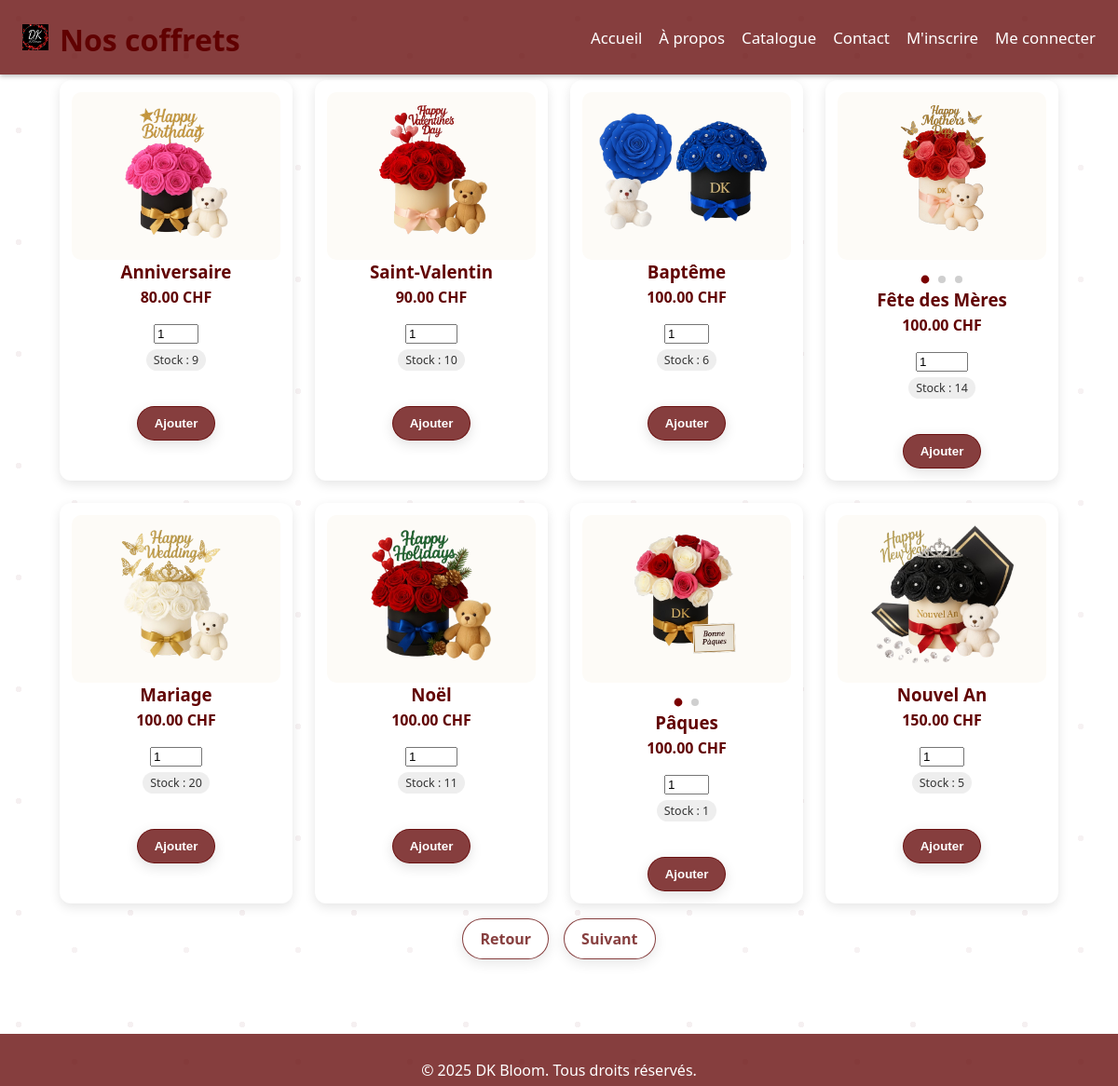
/pages/coffret.php, run on the app's committed database.
### tables this page shows
CREATE TABLE `COFFRET` (
                           `PRO_ID` bigint(20) NOT NULL,
                           `COF_EVENEMENT` varchar(100) NOT NULL,
                           `COF_QTE_STOCK` int(11) NOT NULL DEFAULT 0
);

CREATE TABLE `PRODUIT` (
                           `PRO_ID` bigint(20) NOT NULL,
                           `PRO_NOM` varchar(190) NOT NULL,
                           `PRO_PRIX` decimal(12,2) NOT NULL,
                           `PRO_IMG` varchar(255) DEFAULT NULL,
                           `PRO_TYPE` varchar(50) DEFAULT NULL,
                           `PRO_ACTIF` tinyint(1) NOT NULL DEFAULT 1 COMMENT '1=actif,0=inactif'
);

### pages/coffret.php (the view, shortened to what this page needs)
<?php
if (!isset($BASE)) {
    $dir  = rtrim(dirname($_SERVER['PHP_SELF'] ?? $_SERVER['SCRIPT_NAME']), '/\\');
    $BASE = ($dir === '' || $dir === '.') ? '/' : $dir . '/';
}
$pdo = require __DIR__ . '/../database/config/connexionBDD.php';
$sql = "SELECT p.PRO_ID, p.PRO_NOM, p.PRO_PRIX,
               c.COF_EVENEMENT, c.COF_QTE_STOCK
        FROM COFFRET c
        JOIN PRODUIT p ON p.PRO_ID = c.PRO_ID
        ORDER BY p.PRO_PRIX ASC, c.COF_EVENEMENT ASC";
$coffrets = $pdo->query($sql)->fetchAll(PDO::FETCH_ASSOC);
function slugify(string $txt): string {
    $txt = trim($txt);
    if (function_exists('iconv')) {
        $t = @iconv('UTF-8','ASCII//TRANSLIT//IGNORE',$txt);
        if ($t !== false) $txt = $t;
    }
    $txt = preg_replace('~[^A-Za-z0-9]+~', '_', $txt);
    return strtolower(trim($txt, '_'));
}
function find_images_for_event(string $event): array {
    $event = trim($event);
    $map = [
        'Anniversaire'   => ['ExempleAnniversaire.png'],
        'Saint-Valentin' => ['ExempleSaintValentin.png'],
        'Fête des Mères' => ['ExempleFeteMeres3.png', 'ExempleFeteMeres2.png', 'ExempleFeteMeres.png'],
        'Baptême'        => ['PackBleu.png'],
        'Mariage'        => ['ExempleMariage.png'],
        'Pâques'         => ['ExemplePaques.png', 'ExemplePaques2.png'],
        'Noël'           => ['ExempleNoel.png'],
        'Nouvel An'      => ['ExempleNouvelAn.png'],
    ];
    $imgDirFs  = __DIR__ . '/img/';
    $imgDirWeb = rtrim(dirname($_SERVER['PHP_SELF']), '/\\') . '/img/';
    if (isset($map[$event])) {
        $files = is_array($map[$event]) ? $map[$event] : [$map[$event]];
        $out   = [];
        foreach ($files as $f) {
            if (is_file($imgDirFs . $f)) {
                $out[] = $imgDirWeb . $f;
            }
        }
        if ($out) return $out;
    }
    $out = [];
    return $out;
}
?>
<!DOCTYPE html>
<html lang="fr">
<head>
    <link rel="stylesheet" href="<?= $BASE ?>css/style_header_footer.css">
    <link rel="stylesheet" href="<?= $BASE ?>css/style.css">
    <link rel="stylesheet" href="<?= $BASE ?>css/style_catalogue.css">
</head>
<body>
<?php include __DIR__ . '/includes/header.php'; ?>
<main class="container">
    <h1 class="section-title">Nos coffrets</h1>
    <div id="coffret-grid" class="catalogue" aria-label="Liste de coffrets">
        <?php foreach ($coffrets as $c):
            $proId  = (int)$c['PRO_ID'];
            $evt    = $c['COF_EVENEMENT'];
            $prix   = (float)$c['PRO_PRIX'];
            $stock  = max(0, (int)$c['COF_QTE_STOCK']);
            $imgs   = find_images_for_event($evt);
            $disabled = ($stock <= 0) ? 'disabled' : '';
            ?>
            <form class="card product" method="POST" onsubmit="return addCoffretForm(event, this)">
                <div class="product-images">
                    <div class="slides">
                        <?php foreach ($imgs as $i => $url): ?>
                            <img src="<?= htmlspecialchars($url) ?>"
                                 alt="Coffret <?= htmlspecialchars($evt) ?> — image <?= $i+1 ?>"
                                 loading="lazy"
                                 class="<?= $i === 0 ? 'active' : '' ?>">
                        <?php endforeach; ?>
                    </div>
                    <?php if (count($imgs) > 1): ?>
                        <div class="dots" aria-label="Changer d'image">
                            <?php foreach ($imgs as $i => $_): ?>
                                <span class="dot <?= $i === 0 ? 'active' : '' ?>" data-index="<?= $i ?>"></span>
                            <?php endforeach; ?>
                        </div>
                    <?php endif; ?>
                </div>
                <h3><?= htmlspecialchars($evt) ?></h3>
                <p class="price" data-pro-id="<?= $proId ?>"><?= number_format($prix, 2, '.', "'") ?> CHF</p>
                <input
                        id="qty-<?= $proId ?>" type="number" class="qty" name="qty"
                        min="1" step="1" value="1" inputmode="numeric" required
                    <?= $disabled ?>
                    <?= $stock > 0 ? 'max="'.(int)$stock.'"' : 'max="1"' ?>
                        aria-describedby="stock-<?= $proId ?>"
                >
                <p id="stock-<?= $proId ?>" class="stock-note">
                    <?php if ($stock > 0): ?>
                        <span class="stock-badge">Stock : <?= (int)$stock ?></span>
                    <?php else: ?>
                        <span class="stock-badge oos">Rupture de stock</span>
                    <?php endif; ?>
                </p>
                <br>
                <button
                        type="submit"
                        class="add-to-cart"
                        data-pro-name="Coffret <?= htmlspecialchars($evt) ?>"
                    <?= $disabled ?>
                >Ajouter</button>
            </form>
        <?php endforeach; ?>
    </div>
    <div class="nav-actions" style="text-align:center; margin:16px 0 24px;">
        <a href="<?= $BASE ?>interface_selection_produit.php" class="button">Retour</a>
        <a href="<?= $BASE ?>commande.php" class="button">Suivant</a>
    </div>
</main>
<?php include __DIR__ . '/includes/footer.php'; ?>
</body>
</html>

### pages/includes/header.php (shortened to what this page needs)
<?php
$dir  = rtrim(dirname($_SERVER['PHP_SELF'] ?? $_SERVER['SCRIPT_NAME']), '/\\');
$BASE = ($dir === '' || $dir === '.') ? '/' : $dir . '/';
$isLogged = !empty($_SESSION['per_id']);
$notifCount = 0;
?>
<header class="site-header">
    <div class="header">
        <a href="<?= $BASE ?>index.php" class="logo">
            <img src="<?= $BASE ?>img/logo.jpg" alt="DK Bloom" width="120">
        </a>
        <nav class="menu">
            <a href="<?= $BASE ?>index.php">Accueil</a>
            <a href="<?= $BASE ?>apropos.php">À propos</a>
            <a href="<?= $BASE ?>interface_selection_produit.php">Catalogue</a>
            <a href="<?= $BASE ?>contact.php">Contact</a>
            <?php if ($isLogged): ?>
                <a href="<?= $BASE ?>info_perso.php" class="myspace">
                    Mon espace
                    <?php if ($notifCount > 0): ?>
                        <span class="notif-dot" aria-label="<?= $notifCount ?> nouvelle(s) notification(s)"></span>
                    <?php endif; ?>
                </a>
                <a href="<?= $BASE ?>commande.php">Mon panier</a>
                <a href="<?= $BASE ?>interface_deconnexion.php">Me déconnecter</a>
            <?php else: ?>
                <a href="<?= $BASE ?>interface_inscription.php">M'inscrire</a>
                <a href="<?= $BASE ?>interface_connexion.php">Me connecter</a>
            <?php endif; ?>
        </nav>
    </div>
</header>

### pages/includes/footer.php (shortened to what this page needs)
<footer class="site-footer" role="contentinfo">
    <div class="footer-inner">
        <p class="legal">© <?= date('Y') ?> DK Bloom. Tous droits réservés.</p>
    </div>
</footer>

### pages/css/style_header_footer.css (style rules this page uses)
:root { --brand: var(--accent, #7a0000); --container: 1200px; --header-h: 80px; }
* { box-sizing: border-box; }
html,body { height:100%; }
body { min-height:100%; display:flex; flex-direction:column; padding-top: var(--header-h); }
main { flex:1; }
.container { max-width: var(--container); margin-inline: auto; padding-inline: 16px; }
.site-header { position: fixed; inset: 0 0 auto 0; height: var(--header-h); background: var(--brand); color: #fff; z-index: 1000; box-shadow: 0 2px 5px rgba(0,0,0,.25); }
.header { height: var(--header-h); display: flex; align-items: center; justify-content: space-between; gap: 20px; padding: 0 24px; }
.logo img { height: 28px; width: auto; display: block; }
.menu { position: fixed; top: 0; right: -100%; height: 100%; width: 260px; background: #222; padding: var(--header-h) 20px 20px; display: flex; flex-direction: column; gap: 18px; transition: right .3s ease; z-index: 1050; }
.menu a { color: #fff; text-decoration: none; font-size: 1.05rem; }
@media (min-width: 768px) { .menu { position: static; height: auto; width: auto; background: transparent; padding: 0; flex-direction: row; gap: 24px; right: auto; } }
@media (min-width: 768px) { .menu { align-items: center; } }
.site-footer { background: var(--brand); color: #fff; padding: 28px 0; margin-top: 56px; overflow: hidden; }
.site-footer .footer-inner { max-width: var(--container); margin: 0 auto; padding: 0 16px; display: flex; flex-direction: column; align-items: center; gap: 14px; text-align: center; }
.site-footer p { font-size: 1rem; margin: 0; font-weight: 400; }

### pages/css/style.css (style rules this page uses)
:root { --bg: #ffffff; --paper: #ffffff; --ink: rgb(97, 2, 2); --muted: rgb(97, 2, 2); --accent: rgba(97, 2, 2, 0.76); --accent-2: rgb(159, 19, 19); --ring:#ffffff22; --radius:20px; --shadow:0 10px 30px rgba(0,0,0,.35); }
* { box-sizing: border-box; }

### pages/css/style_catalogue.css (style rules this page uses)
:root { --accent-ui: var(--brand, var(--accent, #8d0e0e)); --accent-ui-weak: color-mix(in srgb, var(--accent-ui) 78%, #000 22%); --card-min: 240px; }
.catalogue, #produit_bouquet, #emballage, #supp-grid { display: grid; grid-template-columns: repeat(auto-fit, minmax(var(--card-min), 1fr)); gap: 22px; justify-items: center; }
.catalogue .card.product, #produit_bouquet > *, #emballage > * { background: #fff; padding: 12px; border-radius: 12px; box-shadow: 0 4px 12px rgba(0,0,0,.1); text-align: center; width: 100%; max-width: 260px; }
.catalogue .card.product img, #produit_bouquet img, #emballage img { max-width: 200px; height: auto; display: block; margin: 0 auto 10px; border-radius: 10px; }
.price { font-weight: 600 }
.stock-note { font-size: .9rem; color: #666; margin: 6px 0 0; }
.stock-badge { display: inline-block; margin-top: 6px; padding: 3px 8px; border-radius: 999px; font-size: .78rem; background: #eee; color: #333; }
.add-to-cart { display: inline-flex; align-items: center; justify-content: center; padding: 10px 18px; border-radius: 999px; font-weight: 700; background: var(--accent-ui); color: #fff; border: 1px solid var(--accent-ui); text-decoration: none; box-shadow: 0 4px 14px rgba(0,0,0,.12); transition: background .2s ease, transform .15s ease, box-shadow .15s ease; }
.nav-actions { display: flex; gap: 16px; justify-content: center; margin: 16px 0 24px; }
.nav-actions .button { display: inline-flex; align-items: center; justify-content: center; padding: 10px 18px; border-radius: 999px; font-weight: 700; background: #fff; color: var(--accent-ui); border: 1px solid var(--accent-ui); text-decoration: none; box-shadow: 0 4px 14px rgba(0,0,0,.10); transition: color .2s ease, background .2s ease, transform .15s ease, box-shadow .15s ease; }

### pages/includes/header.php (style rules this page uses)
.menu { display:flex; gap:18px; align-items:center; }
.menu a { position:relative; text-decoration:none; }

### data on the page
coffret: COF_EVENEMENT (picture), COF_EVENEMENT "Anniversaire", PRO_ID.PRO_PRIX "80.00", qty "1", COF_QTE_STOCK "9"
coffret: shows a picture, COF_EVENEMENT "Saint-Valentin", PRO_ID.PRO_PRIX "90.00", qty "1", COF_QTE_STOCK "10"
coffret: shows a picture, COF_EVENEMENT "Baptême", PRO_ID.PRO_PRIX "100.00", qty "1", COF_QTE_STOCK "6"
coffret: COF_EVENEMENT "Fête des Mères", PRO_ID.PRO_PRIX "100.00", qty "1", COF_QTE_STOCK "14"
coffret: COF_EVENEMENT (picture), COF_EVENEMENT "Mariage", PRO_ID.PRO_PRIX "100.00", qty "1", COF_QTE_STOCK "20"
coffret: shows a picture, COF_EVENEMENT "Noël", PRO_ID.PRO_PRIX "100.00", qty "1", COF_QTE_STOCK "11"
coffret: COF_EVENEMENT "Pâques", PRO_ID.PRO_PRIX "100.00", qty "1", COF_QTE_STOCK "1"
coffret: shows a picture, COF_EVENEMENT "Nouvel An", PRO_ID.PRO_PRIX "150.00", qty "1", COF_QTE_STOCK "5"
